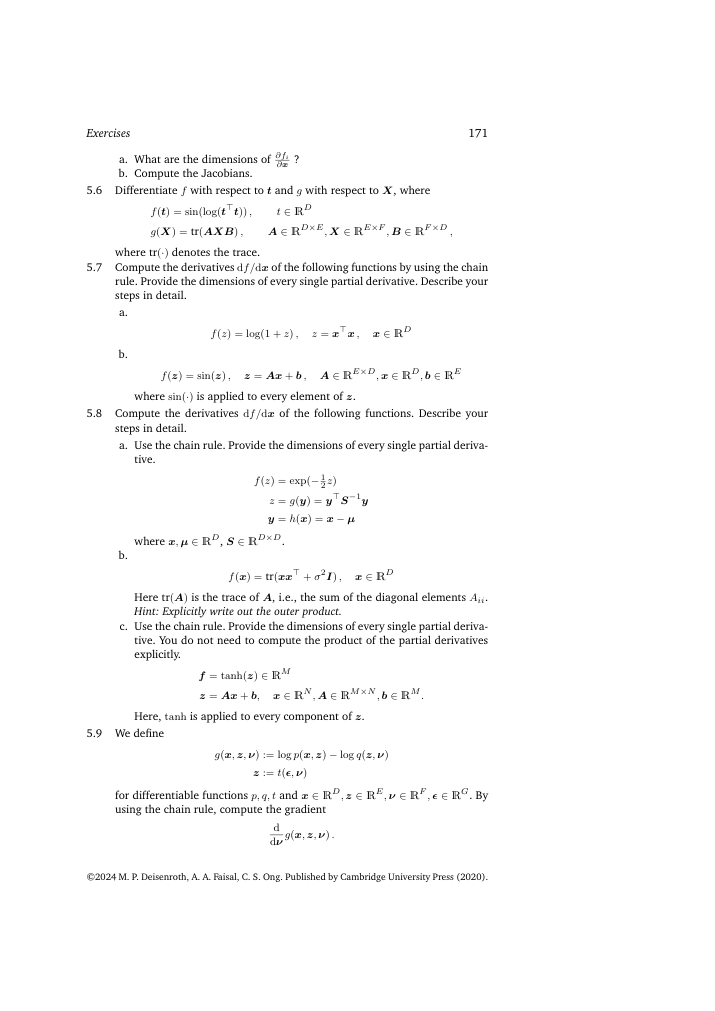
#> input picture reports/task6-summary-evidence/academic/source-content-a/mml-177.png, 715 x 1011 px, given as the content of the folder task6-summary-evidence/academic/source-content-a/mml-177.png, which was not available
$ python regrid.py ../../../../../reports/task6-summary-evidence/academic/source-content-a/mml-177.png 5 5
#> lines starting #> are read from the running program, lines starting #| are printed output that depends on the picture
import sys
from PIL import Image
from pathlib import Path
src, cols, TW = Path(sys.argv[1]), int(sys.argv[2]), int(sys.argv[3])
for f in sorted(src.glob('*.png')):
    if '-grid' in f.name: continue
    im = Image.open(f); H = im.size[1]; n = (im.size[0] + 8)//(TW + 8)
#> further down, im is the input picture: PIL image 715x1011 RGB; min 0, max 255, mean 250.6
#> after `H = im.size[1]`: H = 1011
#> after `n = (im.size[0] + 8) // (TW + 8)`: n = 55
    tiles = [im.crop((i*(TW+8), 0, i*(TW+8)+TW, H)) for i in range(n)]
#> tiles = 55 items
    rows = (n + cols - 1)//cols
#> rows = 11
    g = Image.new('RGB', (cols*(TW+8), rows*(H+8)), 'gray')
#> g: PIL image 65x11209 RGB; every value is 128
    for i,t in enumerate(tiles): g.paste(t, ((i%cols)*(TW+8), (i//cols)*(H+8)))
#> this loop made 55 passes
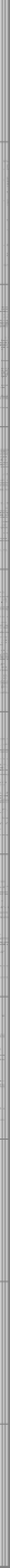
#> g: PIL image 65x11209 RGB (shown at 1/8 size); min 0, max 255, mean 174.8
    g.save(f.with_name(f.stem + '-grid.png')); print(f.name, n, g.size)
#| mml-177.png 55 (65, 11209)

$ run again, on reports/task6-summary-evidence/academic/source-content-a/mml-204.png
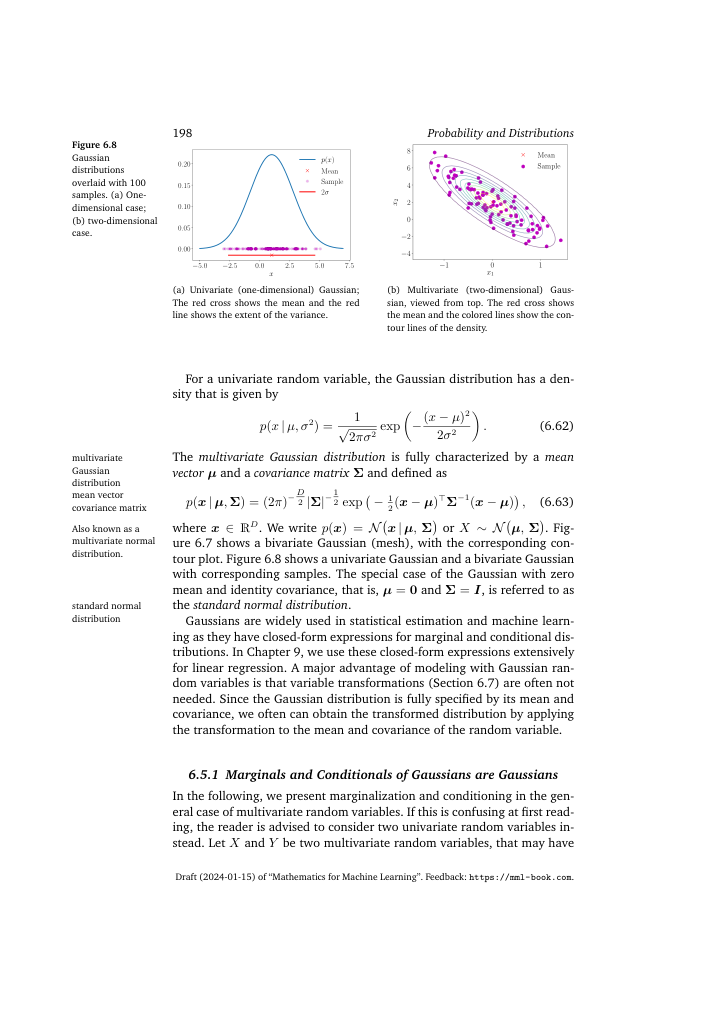
#> input picture reports/task6-summary-evidence/academic/source-content-a/mml-204.png, 715 x 1011 px, given as the content of the folder task6-summary-evidence/academic/source-content-a/mml-204.png, which was not available
#> im is the input picture: PIL image 715x1011 RGB; mean R, G, B 246.2, 246, 246.3
#> tiles = 55 items
#> the loop `for i,t in enumerate(tiles): g.paste(t, ((i%cols)*(TW+8), (i//cols)*(H..` made 55 passes
#> after the loop `for i,t in enumerate(tiles): g.paste(t, ((i%cols)*(TW+8), (i//cols)*(H..`:
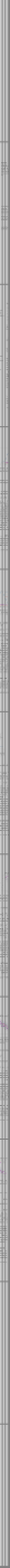
#> g: PIL image 65x11209 RGB (shown at 1/8 size); mean R, G, B 173.2, 173.1, 173.2
#| mml-204.png 55 (65, 11209)

$ run again, on reports/task6-summary-evidence/academic/source-content-a/mml-228.png
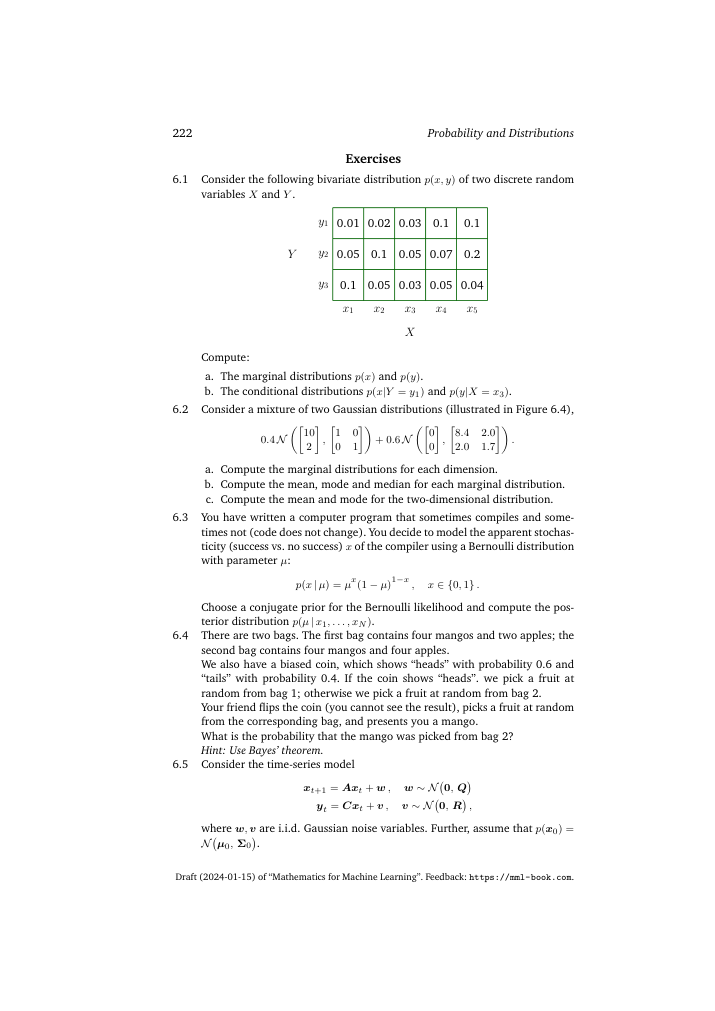
#> input picture reports/task6-summary-evidence/academic/source-content-a/mml-228.png, 715 x 1011 px, given as the content of the folder task6-summary-evidence/academic/source-content-a/mml-228.png, which was not available
#> im is the input picture: PIL image 715x1011 RGB; mean R, G, B 248.6, 248.7, 248.6
#> tiles = 55 items
#> the loop `for i,t in enumerate(tiles): g.paste(t, ((i%cols)*(TW+8), (i//cols)*(H..` made 55 passes
#> after the loop `for i,t in enumerate(tiles): g.paste(t, ((i%cols)*(TW+8), (i//cols)*(H..`:
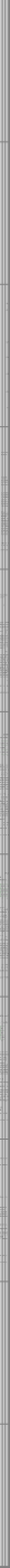
#> g: PIL image 65x11209 RGB (shown at 1/8 size); mean R, G, B 174, 174.1, 174
#| mml-228.png 55 (65, 11209)
